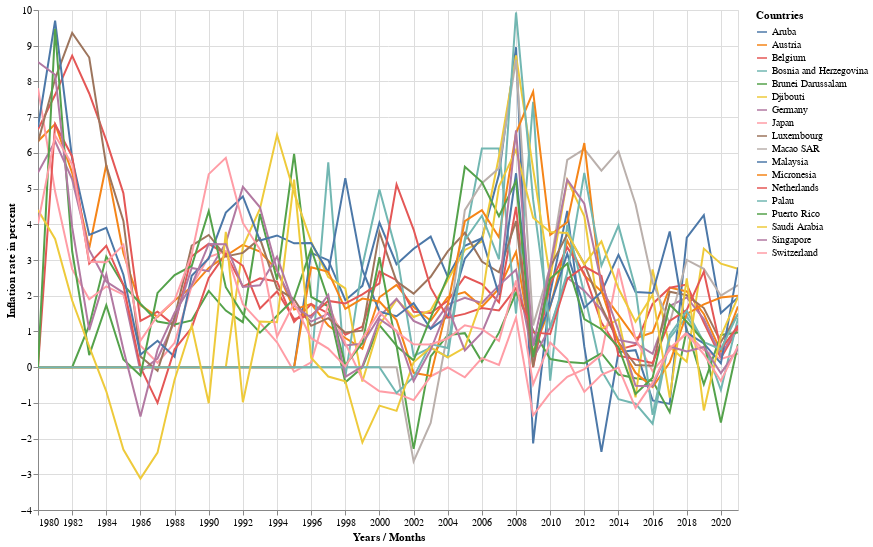

Source (notebook cell):
### Code cell
#hide-input
ecb.plot_altair_legend_selectable(df_mininflation, 
                                  'Years / Months', 
                                  'Inflation rate in percent', 
                                  'Countries',
                                   700,
                                   500)

### Figure 1 — Vega-Lite specification as saved in the notebook (floating-point values rounded to 4 significant figures; data arrays with more than 128 entries replaced by an {"elided": "..."} marker saying what was removed)
{"config": {"view": {"continuousWidth": 400, "continuousHeight": 300}}, "data": {"name": "data-8e4256471b6f492b10df7c6b07dc41db"}, "mark": "line", "encoding": {"color": {"type": "nominal", "field": "Countries"}, "opacity": {"condition": {"value": 1, "selection": "selector013"}, "value": 0.2}, "tooltip": [{"type": "quantitative", "field": "Inflation rate in percent"}, {"type": "nominal", "field": "Countries"}], "x": {"type": "temporal", "field": "Years / Months"}, "y": {"type": "quantitative", "field": "Inflation rate in percent"}}, "height": 500, "selection": {"selector013": {"type": "multi", "fields": ["Countries"], "bind": "legend"}, "selector014": {"type": "interval", "bind": "scales", "encodings": ["x", "y"]}}, "width": 700, "$schema": "https://vega.github.io/schema/vega-lite/v4.8.1.json", "datasets": {"data-8e4256471b6f492b10df7c6b07dc41db": {"elided": "756 records"}}}
